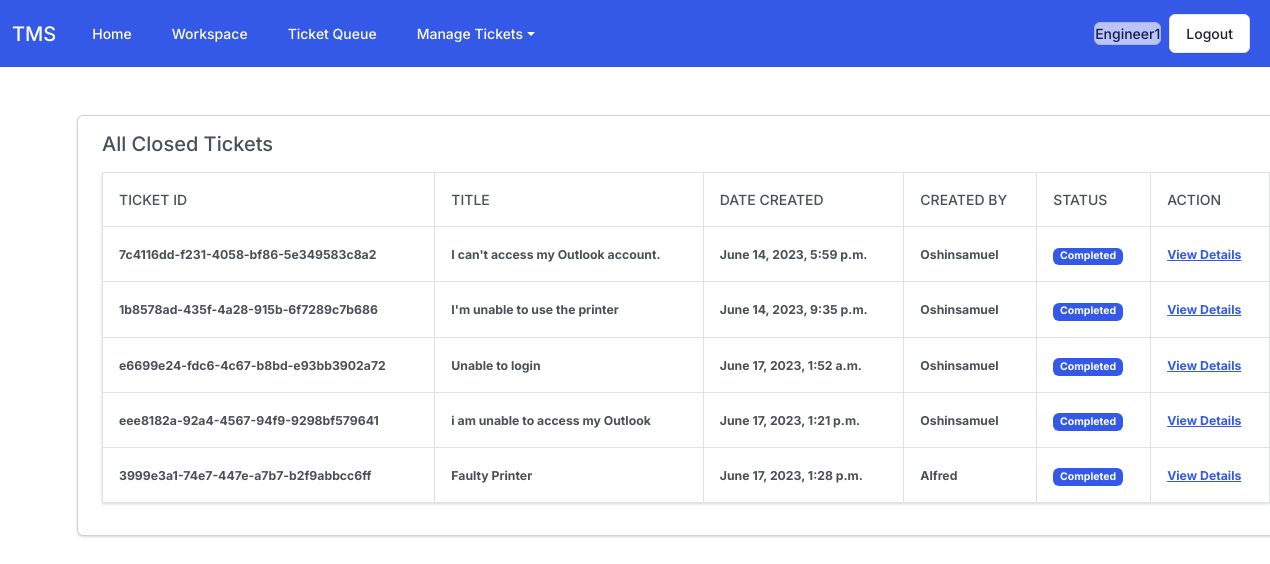
The app's page /tickets/all-closed-tickets/ (signed in) with its own data.
### users/models.py (models this page shows)
class User(AbstractUser):
    is_staff = models.BooleanField(default=False)
    is_engineer = models.BooleanField(default=False)
    def __str__(self):
        return self.username

### tickets/models.py (models this page shows, shortened)
class Ticket(models.Model):
    status_choices = (
        ('Active', 'Active'),
        ('Completed', 'Completed'),
        ('Pending', 'Pending')
    )
    ticket_no = models.UUIDField(default=uuid.uuid4)
    title = models.CharField(max_length=100)
    description = models.TextField()
    created_by = models.ForeignKey(User, on_delete=models.CASCADE, related_name='created_by')
    date_created = models.DateTimeField(auto_now_add=True)
    assigned_to = models.ForeignKey(User, on_delete=models.DO_NOTHING, null=True, blank=True)
    is_resolved = models.BooleanField(default=False)
    date_accepted = models.DateTimeField(null=True, blank=True)
    date_closed = models.DateTimeField(null=True, blank=True)
    ticket_status = models.CharField(max_length=15, choices=status_choices)

### tickets/views.py (the view)
# urls.py: path('all-closed-tickets/', views.all_closed_ticket, name='all-closed-ticket')
@login_required
def all_closed_ticket(request):
    tickets = Ticket.objects.filter(assigned_to=request.user, is_resolved= True)
    context = {'tickets': tickets}
    return render(request, 'ticket/all_closed_ticket.html', context)

### templates/ticket/all_closed_ticket.html
{% extends 'base.html' %}
{% block content %}
<section class="container mt-5">
    <div class="card mx-auto" style="width: 76rem">
        <div class="card-body">
            <h5 class="card-title mb-3">All Closed Tickets</h5>
            <table class="table table-bordered table-hover">
                <thead>
                  <tr>
                    <th scope="col">Ticket ID</th>
                    <th scope="col">Title</th>
                    <th scope="col">Date Created</th>
                    <th scope="col">Created By</th>
                    <th scope="col">Status</th>
                    <th scope="col">Action</th>
                  </tr>
                </thead>
                <tbody>
                  {% for ticket in tickets %}
                  <tr>
                    <th scope="row"><strong><small>{{ticket.ticket_no}}<small></strong></th>
                    <td><strong><small>{{ticket.title}}</small><strong></td>
                    <td><strong><small>{{ticket.date_created}}</small></strong></td>
                    <td><strong><small>{{ticket.created_by}}</small></strong></td>
                    {% if ticket.ticket_status == 'Active' %}
                    <td><span class="badge bg-success">Active</span></td>
                    {% elif ticket.ticket_status == 'Pending' %}
                    <td><span class="badge bg-warning">Pending</span></td>
                    {% elif ticket.ticket_status == 'Completed' %}
                    <td><span class="badge bg-primary">Completed</span></td>
                    {% endif %}
                    <td><strong><small><a href="{% url 'ticket-details' ticket.pk %}">View Details</a></small></strong></td>
                  </tr>
                  {% endfor %}
                </tbody>
              </table>
        </div>
    </div>
</section>
{% endblock content %}

### templates/base.html (shortened to what this page needs)
{% load static %}
<!DOCTYPE html>
<html lang="en">
  <head>
    <link href="{% static 'css/bootstrap.min.css' %}" rel="stylesheet">
  </head>
  <body>
     {% if request.user.is_staff %}
    <nav class="navbar navbar-expand-lg bg-primary" data-bs-theme="dark">
        <div class="container-fluid">
          <a class="navbar-brand" href="/">Ticket Management System</a>
          <button class="navbar-toggler" type="button" data-bs-toggle="collapse" data-bs-target="#navbarColor01" aria-controls="navbarColor01" aria-expanded="false" aria-label="Toggle navigation">
            <span class="navbar-toggler-icon"></span>
          </button>
          <div class="collapse navbar-collapse" id="navbarColor01">
            <ul class="navbar-nav me-auto">
              <li class="nav-item">
                <a class="nav-link active" href="/">Home
                  <span class="visually-hidden">(current)</span>
                </a>
              </li>
              <li class="nav-item">
                <a class="nav-link" href="{% url 'create-ticket' %}">Create Ticket</a>
              </li>
              <li class="nav-item">
                <a class="nav-link" href="{% url 'all-tickets' %}">View Tickets</a>
              </li>
            </ul>
            <a class="nav-link btn btn-secondary me-2 disabled"  tabindex="-1" aria-disabled="true" style="color: #000000">{{request.user.username}}</a>
            <a href="{% url 'logout' %}" class="btn btn-secondary me-2">Logout</a>
          </div>
        </div>
      </nav>
      {% elif request.user.is_engineer %}
      <nav class="navbar navbar-expand-lg bg-primary" data-bs-theme="dark">
        <div class="container-fluid">
          <a class="navbar-brand" href="/">TMS</a>
          <div class="collapse navbar-collapse" id="navbarColor01">
            <ul class="navbar-nav me-auto">
              <li class="nav-item">
                <a class="nav-link active" href="/">Home
                </a>
              </li>
              <li class="nav-item">
                <a class="nav-link" href="{% url 'workspace' %}">Workspace</a>
              </li>
              <li class="nav-item">
                <a class="nav-link" href="{% url 'ticket-queue' %}">Ticket Queue</a>
              </li>
              <li class="nav-item dropdown">
                <a class="nav-link dropdown-toggle" data-bs-toggle="dropdown" href="#" role="button" aria-haspopup="true" aria-expanded="false">Manage Tickets</a>
            </ul>
            <a class="nav-link btn btn-secondary me-2 disabled"  tabindex="-1" aria-disabled="true" style="color: #000000">{{request.user.username}}</a>
            <a href="{% url 'logout' %}" class="btn btn-secondary me-2">Logout</a>
          </div>
        </div>
      </nav>
      {% endif %}
      <div class="container mt-4">
        {% block content %}
        {%endblock content%}
      </div>
  </body>
</html>

### records on screen
User: user.username "Engineer1"
Ticket: ticket_no "7c4116dd-f231-4058-bf86-5e349583c8a2", title "I can't access my Outlook account.", date_created "June 14, 2023, 5:59 p.m.", created_by "Oshinsamuel", ticket_status "Completed"
Ticket: ticket_no "1b8578ad-435f-4a28-915b-6f7289c7b686", title "I'm unable to use the printer", date_created "June 14, 2023, 9:35 p.m.", created_by "Oshinsamuel", ticket_status "Completed"
Ticket: ticket_no "e6699e24-fdc6-4c67-b8bd-e93bb3902a72", title "Unable to login", date_created "June 17, 2023, 1:52 a.m.", created_by "Oshinsamuel", ticket_status "Completed"
Ticket: ticket_no "eee8182a-92a4-4567-94f9-9298bf579641", title "i am unable to access my Outlook", date_created "June 17, 2023, 1:21 p.m.", created_by "Oshinsamuel", ticket_status "Completed"
Ticket: ticket_no "3999e3a1-74e7-447e-a7b7-b2f9abbcc6ff", title "Faulty Printer", date_created "June 17, 2023, 1:28 p.m.", created_by "Alfred", ticket_status "Completed"
